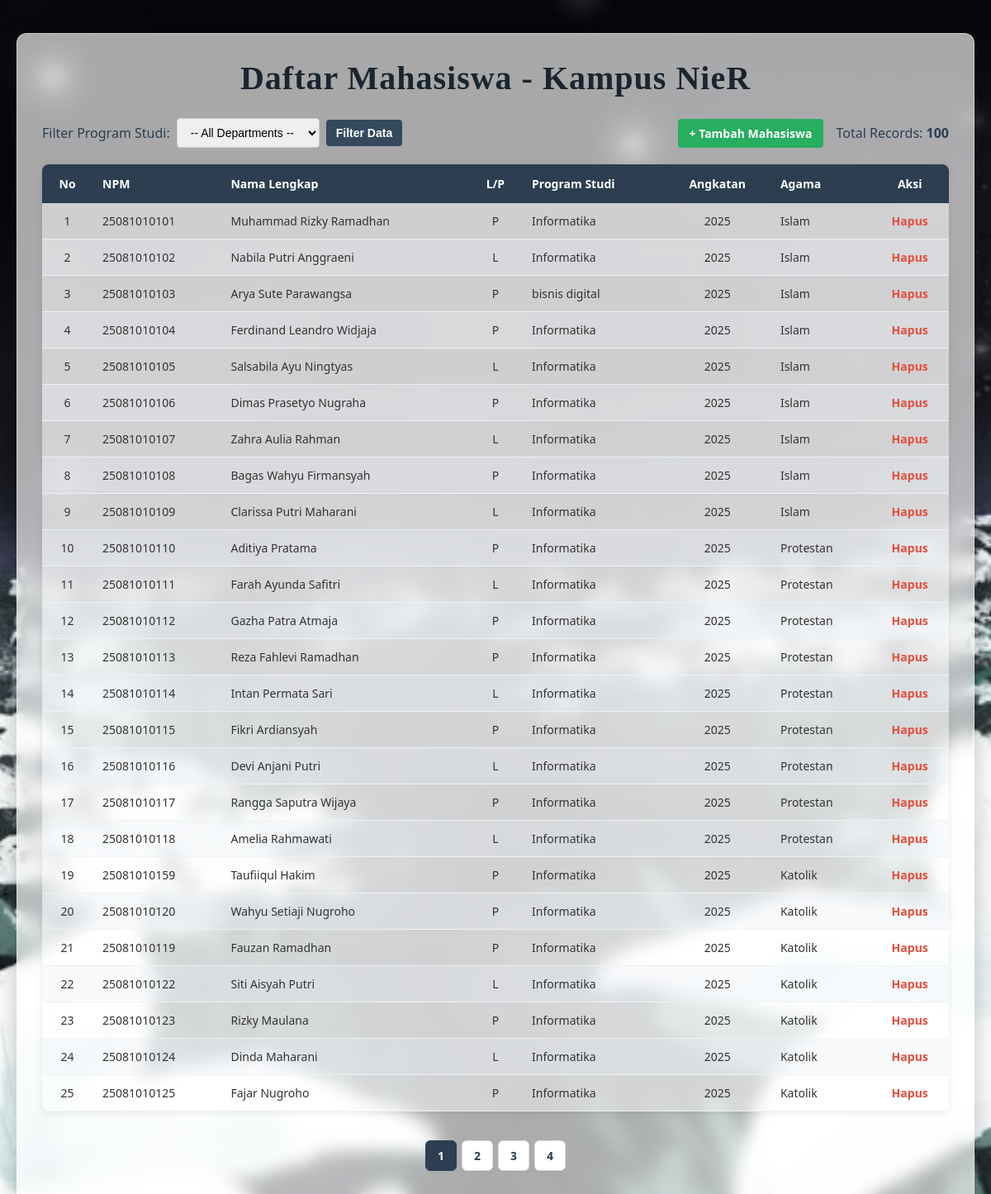
Screenshot of /webdl.php with the database file from the repository.
### tables this page shows
CREATE TABLE `mahasiswa` (
  `id_mahasiswa` int(11) NOT NULL,
  `npm` varchar(20) NOT NULL,
  `nama_mahasiswa` varchar(100) NOT NULL,
  `jenis_kelamin` char(1) DEFAULT NULL,
  `program_studi` varchar(100) DEFAULT NULL,
  `angkatan` int(11) DEFAULT NULL,
  `agama` enum('Budha','Hindu','Islam','Katolik','Kepercayaan','Konghucu','Protestan') DEFAULT NULL
);

### webdl.php (the view, shortened to what this page needs)
<?php
$host = "localhost";
$user = "root";
$pass = "";
$db   = "db mhws";
$conn = mysqli_connect($host, $user, $pass, $db);
$where_sql = "";
$limit = 25;
$page = isset($_GET['page']) ? (int)$_GET['page'] : 1;
$offset = ($page - 1) * $limit;
$count_sql = "SELECT COUNT(*) AS total FROM mahasiswa" . $where_sql;
$count_result = mysqli_query($conn, $count_sql);
$count_row = mysqli_fetch_assoc($count_result);
$total_records = $count_row['total'];
$total_pages = ceil($total_records / $limit);
$sql = "SELECT * FROM mahasiswa" . $where_sql . " LIMIT $limit OFFSET $offset";
$result = mysqli_query($conn, $sql);
?>
<!DOCTYPE html>
<html lang="en">
<head>
</head>
<body>
<div class="container">
    <h2>Daftar Mahasiswa - Kampus NieR</h2>
    <div class="controls">
        <form method="GET" action="webdl.php">
            <label for="prodi">Filter Program Studi:</label>
            <select name="prodi" id="prodi">
                <option value="">-- All Departments --</option>
            </select>
            <button type="submit">Filter Data</button>
        </form>
        <div style="display: flex; align-items: center; gap: 15px;">
            <a href="tambahdata.php" style="background-color: #27ae60; color: white; padding: 8px 14px; text-decoration: none; border-radius: 4px; font-weight: bold; font-size: 14px;">
                + Tambah Mahasiswa
            </a>
            <div>Total Records: <strong><?php echo $total_records; ?></strong></div>
        </div>
    </div>
    <table>
        <thead>
            <tr>
                <th>No</th>
                <th>NPM</th>
                <th>Nama Lengkap</th>
                <th>L/P</th>
                <th>Program Studi</th>
                <th>Angkatan</th>
                <th>Agama</th>
                <th>Aksi</th>
            </tr>
        </thead>
        <tbody>
            <?php
            if (mysqli_num_rows($result) > 0) {
                $no = $offset + 1;
                while($row = mysqli_fetch_assoc($result)) {
                    echo "<tr>";
                    echo "<td>" . $no++ . "</td>";
                    echo "<td>" . $row["npm"] . "</td>";
                    echo "<td>" . $row["nama_mahasiswa"] . "</td>";
                    echo "<td>" . $row["jenis_kelamin"] . "</td>";
                    echo "<td>" . $row["program_studi"] . "</td>";
                    echo "<td>" . $row["angkatan"] . "</td>";
                    echo "<td>" . $row["agama"] . "</td>";
                    echo "<td><a href='hapus.php?id=" . $row["id_mahasiswa"] . "' class='btn-hapus' onclick='return confirm(\"Yakin ingin menghapus data ini?\")'>Hapus</a></td>";
                    echo "</tr>";
                }
            } else {
                echo "<tr><td colspan='8' style='text-align:center;'>No matching records found in the sector.</td></tr>";
            }
            ?>
        </tbody>
    </table>
    <div class="pagination">
        <?php
        for ($i = 1; $i <= $total_pages; $i++) {
            $url = "?page=" . $i;
            $active_class = ($i == $page) ? "class='active'" : "";
            echo "<a href='$url' $active_class>$i</a>";
        }
        ?>
    </div>
</div>
</body>
</html>

### webdl.php (style rules this page uses)
body { font-family: 'Segoe UI', Tahoma, Geneva, Verdana, sans-serif; background-image: url('bekgronlohya.jpg'); background-size: cover; background-position: center; background-repeat: no-repeat; background-attachment: fixed; margin: 0; padding: 20px; color: #2c3e50; }
.container { max-width: 1100px; margin: 20px auto; background-color: rgba(255, 255, 255, 0.65); padding: 30px; border-radius: 12px; box-shadow: 0 8px 32px rgba(0, 0, 0, 0.25); backdrop-filter: blur(10px); -webkit-backdrop-filter: blur(10px); border: 1px solid rgba(255, 255, 255, 0.4); }
h2 { font-family: 'La Obrige', serif; font-size: 2.5rem; text-align: center; margin-top: 0; margin-bottom: 25px; color: #1a252f; letter-spacing: 1px; }
.controls { display: flex; justify-content: space-between; align-items: center; margin-bottom: 20px; flex-wrap: wrap; gap: 15px; }
.controls form { display: flex; align-items: center; gap: 8px; }
.controls select, .controls button { padding: 8px 12px; border-radius: 4px; border: 1px solid #ccc; font-size: 14px; }
.controls button[type="submit"] { background-color: #34495e; color: white; border: none; cursor: pointer; font-weight: 600; }
table { width: 100%; border-collapse: collapse; margin-top: 10px; background-color: rgba(255, 255, 255, 0.30); border-radius: 8px; overflow: hidden; box-shadow: 0 2px 8px rgba(0, 0, 0, 0.08); }
th { background-color: #2c3e50; color: #ffffff; font-size: 14px; font-weight: 600; padding: 14px 12px; text-align: left; border: none; }
td { padding: 12px; border-bottom: 1px solid #eef2f5; font-size: 14px; color: #333; }
th:nth-child(1), td:nth-child(1), th:nth-child(4), td:nth-child(4), th:nth-child(6), td:nth-child(6), th:nth-child(8), td:nth-child(8) { text-align: center; }
tbody tr { background-color: rgba(255, 255, 255, 0.20); }
tbody tr:nth-child(even) { background-color: rgba(240, 244, 248, 0.45); }
a.btn-hapus { color: #e74c3c; font-weight: bold; text-decoration: none; }
.pagination { display: flex; justify-content: center; align-items: center; gap: 6px; margin-top: 25px; margin-bottom: 10px; padding-top: 10px; }
.pagination a { padding: 8px 14px; border: 1px solid #dcdfe6; text-decoration: none; color: #2c3e50; background-color: #ffffff; border-radius: 6px; font-weight: 600; font-size: 14px; transition: all 0.2s ease; box-shadow: 0 1px 3px rgba(0,0,0,0.05); }
.pagination a.active { background-color: #2c3e50; color: white; border-color: #2c3e50; }

### rows the page displays
mahasiswa: npm "25081010101", nama_mahasiswa "Muhammad Rizky Ramadhan", jenis_kelamin "P", program_studi "Informatika", angkatan "2025", agama "Islam"
mahasiswa: npm "25081010102", nama_mahasiswa "Nabila Putri Anggraeni", jenis_kelamin "L", program_studi "Informatika", angkatan "2025", agama "Islam"
mahasiswa: npm "25081010103", nama_mahasiswa "Arya Sute Parawangsa", jenis_kelamin "P", program_studi "bisnis digital", angkatan "2025", agama "Islam"
mahasiswa: npm "25081010104", nama_mahasiswa "Ferdinand Leandro Widjaja", jenis_kelamin "P", program_studi "Informatika", angkatan "2025", agama "Islam"
mahasiswa: npm "25081010105", nama_mahasiswa "Salsabila Ayu Ningtyas", jenis_kelamin "L", program_studi "Informatika", angkatan "2025", agama "Islam"
mahasiswa: npm "25081010106", nama_mahasiswa "Dimas Prasetyo Nugraha", jenis_kelamin "P", program_studi "Informatika", angkatan "2025", agama "Islam"
mahasiswa: npm "25081010107", nama_mahasiswa "Zahra Aulia Rahman", jenis_kelamin "L", program_studi "Informatika", angkatan "2025", agama "Islam"
mahasiswa: npm "25081010108", nama_mahasiswa "Bagas Wahyu Firmansyah", jenis_kelamin "P", program_studi "Informatika", angkatan "2025", agama "Islam"
mahasiswa: npm "25081010109", nama_mahasiswa "Clarissa Putri Maharani", jenis_kelamin "L", program_studi "Informatika", angkatan "2025", agama "Islam"
mahasiswa: npm "25081010110", nama_mahasiswa "Aditiya Pratama", jenis_kelamin "P", program_studi "Informatika", angkatan "2025", agama "Protestan"
mahasiswa: npm "25081010111", nama_mahasiswa "Farah Ayunda Safitri", jenis_kelamin "L", program_studi "Informatika", angkatan "2025", agama "Protestan"
mahasiswa: npm "25081010112", nama_mahasiswa "Gazha Patra Atmaja", jenis_kelamin "P", program_studi "Informatika", angkatan "2025", agama "Protestan"
mahasiswa: npm "25081010113", nama_mahasiswa "Reza Fahlevi Ramadhan", jenis_kelamin "P", program_studi "Informatika", angkatan "2025", agama "Protestan"
mahasiswa: npm "25081010114", nama_mahasiswa "Intan Permata Sari", jenis_kelamin "L", program_studi "Informatika", angkatan "2025", agama "Protestan"
mahasiswa: npm "25081010115", nama_mahasiswa "Fikri Ardiansyah", jenis_kelamin "P", program_studi "Informatika", angkatan "2025", agama "Protestan"
mahasiswa: npm "25081010116", nama_mahasiswa "Devi Anjani Putri", jenis_kelamin "L", program_studi "Informatika", angkatan "2025", agama "Protestan"
mahasiswa: npm "25081010117", nama_mahasiswa "Rangga Saputra Wijaya", jenis_kelamin "P", program_studi "Informatika", angkatan "2025", agama "Protestan"
mahasiswa: npm "25081010118", nama_mahasiswa "Amelia Rahmawati", jenis_kelamin "L", program_studi "Informatika", angkatan "2025", agama "Protestan"
mahasiswa: npm "25081010159", nama_mahasiswa "Taufiiqul Hakim", jenis_kelamin "P", program_studi "Informatika", angkatan "2025", agama "Katolik"
mahasiswa: npm "25081010120", nama_mahasiswa "Wahyu Setiaji Nugroho", jenis_kelamin "P", program_studi "Informatika", angkatan "2025", agama "Katolik"
mahasiswa: npm "25081010119", nama_mahasiswa "Fauzan Ramadhan", jenis_kelamin "P", program_studi "Informatika", angkatan "2025", agama "Katolik"
mahasiswa: npm "25081010122", nama_mahasiswa "Siti Aisyah Putri", jenis_kelamin "L", program_studi "Informatika", angkatan "2025", agama "Katolik"
mahasiswa: npm "25081010123", nama_mahasiswa "Rizky Maulana", jenis_kelamin "P", program_studi "Informatika", angkatan "2025", agama "Katolik"
mahasiswa: npm "25081010124", nama_mahasiswa "Dinda Maharani", jenis_kelamin "L", program_studi "Informatika", angkatan "2025", agama "Katolik"
mahasiswa: npm "25081010125", nama_mahasiswa "Fajar Nugroho", jenis_kelamin "P", program_studi "Informatika", angkatan "2025", agama "Katolik"

### other values shown
$total_records "100"
